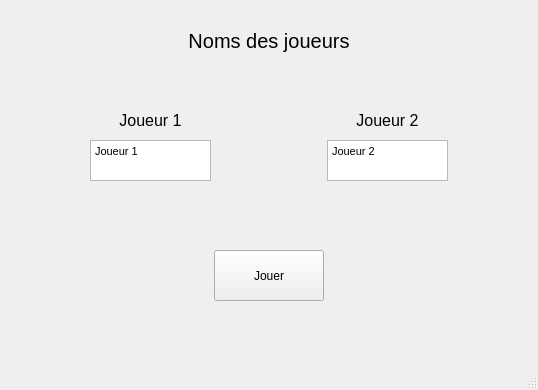
<?xml version="1.0" encoding="UTF-8"?>
<ui version="4.0">
 <class>mainWindow</class>
 <widget class="QMainWindow" name="mainWindow">
  <property name="geometry">
   <rect>
    <x>0</x>
    <y>0</y>
    <width>538</width>
    <height>390</height>
   </rect>
  </property>
  <property name="minimumSize">
   <size>
    <width>538</width>
    <height>390</height>
   </size>
  </property>
  <property name="maximumSize">
   <size>
    <width>538</width>
    <height>390</height>
   </size>
  </property>
  <property name="windowTitle">
   <string>Noms</string>
  </property>
  <property name="windowIcon">
   <iconset>
    <normaloff>cameleon.jpg</normaloff>cameleon.jpg</iconset>
  </property>
  <widget class="QWidget" name="centralwidget">
   <widget class="QLabel" name="n1">
    <property name="geometry">
     <rect>
      <x>40</x>
      <y>105</y>
      <width>221</width>
      <height>31</height>
     </rect>
    </property>
    <property name="font">
     <font>
      <pointsize>12</pointsize>
     </font>
    </property>
    <property name="text">
     <string>Joueur 1</string>
    </property>
    <property name="alignment">
     <set>Qt::AlignCenter</set>
    </property>
   </widget>
   <widget class="QLabel" name="n2">
    <property name="geometry">
     <rect>
      <x>277</x>
      <y>105</y>
      <width>221</width>
      <height>31</height>
     </rect>
    </property>
    <property name="font">
     <font>
      <pointsize>12</pointsize>
     </font>
    </property>
    <property name="text">
     <string>Joueur 2</string>
    </property>
    <property name="alignment">
     <set>Qt::AlignCenter</set>
    </property>
   </widget>
   <widget class="QTextEdit" name="nom_joueur_1">
    <property name="geometry">
     <rect>
      <x>90</x>
      <y>140</y>
      <width>121</width>
      <height>41</height>
     </rect>
    </property>
    <property name="html">
     <string>&lt;!DOCTYPE HTML PUBLIC &quot;-//W3C//DTD HTML 4.0//EN&quot; &quot;http://www.w3.org/TR/REC-html40/strict.dtd&quot;&gt;
&lt;html&gt;&lt;head&gt;&lt;meta name=&quot;qrichtext&quot; content=&quot;1&quot; /&gt;&lt;style type=&quot;text/css&quot;&gt;
p, li { white-space: pre-wrap; }
&lt;/style&gt;&lt;/head&gt;&lt;body style=&quot; font-family:'MS Shell Dlg 2'; font-size:8pt; font-weight:400; font-style:normal;&quot;&gt;
&lt;p style=&quot; margin-top:0px; margin-bottom:0px; margin-left:0px; margin-right:0px; -qt-block-indent:0; text-indent:0px;&quot;&gt;Joueur 1&lt;/p&gt;&lt;/body&gt;&lt;/html&gt;</string>
    </property>
   </widget>
   <widget class="QTextEdit" name="nom_joueur_2">
    <property name="geometry">
     <rect>
      <x>327</x>
      <y>140</y>
      <width>121</width>
      <height>41</height>
     </rect>
    </property>
    <property name="html">
     <string>&lt;!DOCTYPE HTML PUBLIC &quot;-//W3C//DTD HTML 4.0//EN&quot; &quot;http://www.w3.org/TR/REC-html40/strict.dtd&quot;&gt;
&lt;html&gt;&lt;head&gt;&lt;meta name=&quot;qrichtext&quot; content=&quot;1&quot; /&gt;&lt;style type=&quot;text/css&quot;&gt;
p, li { white-space: pre-wrap; }
&lt;/style&gt;&lt;/head&gt;&lt;body style=&quot; font-family:'MS Shell Dlg 2'; font-size:8pt; font-weight:400; font-style:normal;&quot;&gt;
&lt;p style=&quot; margin-top:0px; margin-bottom:0px; margin-left:0px; margin-right:0px; -qt-block-indent:0; text-indent:0px;&quot;&gt;&lt;span style=&quot; font-size:8.25pt;&quot;&gt;Joueur 2&lt;/span&gt;&lt;/p&gt;&lt;/body&gt;&lt;/html&gt;</string>
    </property>
   </widget>
   <widget class="QLabel" name="label_2">
    <property name="geometry">
     <rect>
      <x>19</x>
      <y>10</y>
      <width>500</width>
      <height>61</height>
     </rect>
    </property>
    <property name="font">
     <font>
      <pointsize>15</pointsize>
     </font>
    </property>
    <property name="text">
     <string>Noms des joueurs</string>
    </property>
    <property name="alignment">
     <set>Qt::AlignCenter</set>
    </property>
   </widget>
   <widget class="QPushButton" name="bouton_jouer">
    <property name="geometry">
     <rect>
      <x>214</x>
      <y>250</y>
      <width>110</width>
      <height>51</height>
     </rect>
    </property>
    <property name="text">
     <string>Jouer</string>
    </property>
   </widget>
  </widget>
  <widget class="QMenuBar" name="menubar">
   <property name="geometry">
    <rect>
     <x>0</x>
     <y>0</y>
     <width>538</width>
     <height>18</height>
    </rect>
   </property>
  </widget>
  <widget class="QStatusBar" name="statusbar"/>
 </widget>
 <resources/>
 <connections/>
</ui>
